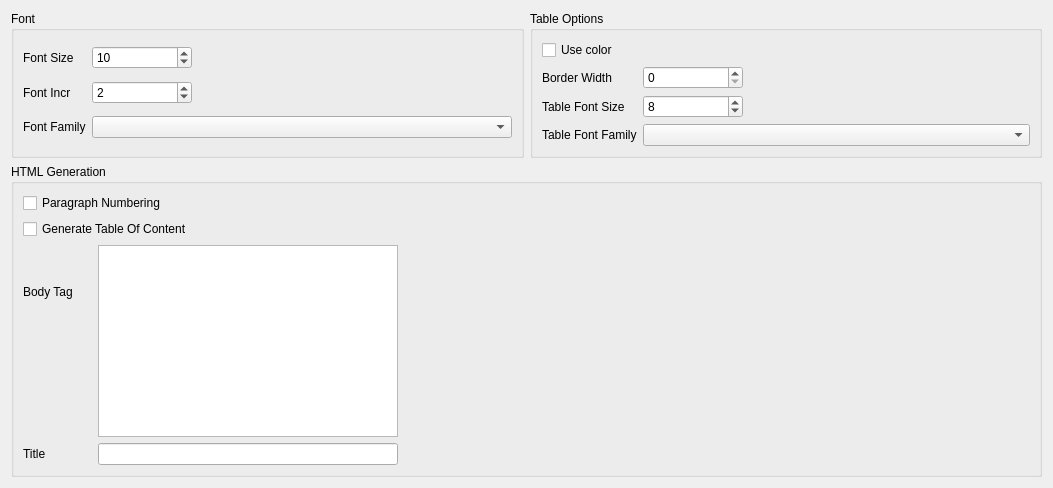
     <widget class="QWidget" name="HTML">
      <attribute name="title">
       <string>HTML</string>
      </attribute>
      <layout class="QGridLayout" name="gridLayout_12">
       <item row="0" column="0">
        <widget class="QGroupBox" name="groupBox_HTML_font">
         <property name="title">
          <string>Font</string>
         </property>
         <layout class="QGridLayout" name="gridLayout_10">
          <item row="0" column="0">
           <widget class="QLabel" name="label_HTML_font_size">
            <property name="text">
             <string>Font Size</string>
            </property>
           </widget>
          </item>
          <item row="0" column="1">
           <widget class="QSpinBox" name="spinBox_HTML_font_size">
            <property name="sizePolicy">
             <sizepolicy hsizetype="Fixed" vsizetype="Fixed">
              <horstretch>0</horstretch>
              <verstretch>0</verstretch>
             </sizepolicy>
            </property>
            <property name="minimumSize">
             <size>
              <width>100</width>
              <height>0</height>
             </size>
            </property>
            <property name="maximumSize">
             <size>
              <width>100</width>
              <height>16777215</height>
             </size>
            </property>
            <property name="maximum">
             <number>80</number>
            </property>
            <property name="value">
             <number>10</number>
            </property>
           </widget>
          </item>
          <item row="0" column="2">
           <spacer name="horizontalSpacer_30">
            <property name="orientation">
             <enum>Qt::Horizontal</enum>
            </property>
            <property name="sizeHint" stdset="0">
             <size>
              <width>270</width>
              <height>20</height>
             </size>
            </property>
           </spacer>
          </item>
          <item row="1" column="0">
           <widget class="QLabel" name="label_HTML_font_incr">
            <property name="text">
             <string>Font Incr</string>
            </property>
           </widget>
          </item>
          <item row="1" column="1">
           <widget class="QSpinBox" name="spinBox_HTML_font_incr">
            <property name="sizePolicy">
             <sizepolicy hsizetype="Fixed" vsizetype="Fixed">
              <horstretch>0</horstretch>
              <verstretch>0</verstretch>
             </sizepolicy>
            </property>
            <property name="minimumSize">
             <size>
              <width>100</width>
              <height>0</height>
             </size>
            </property>
            <property name="maximumSize">
             <size>
              <width>100</width>
              <height>16777215</height>
             </size>
            </property>
            <property name="maximum">
             <number>20</number>
            </property>
            <property name="value">
             <number>2</number>
            </property>
           </widget>
          </item>
          <item row="1" column="2">
           <spacer name="horizontalSpacer_31">
            <property name="orientation">
             <enum>Qt::Horizontal</enum>
            </property>
            <property name="sizeHint" stdset="0">
             <size>
              <width>270</width>
              <height>20</height>
             </size>
            </property>
           </spacer>
          </item>
          <item row="2" column="0">
           <widget class="QLabel" name="label_HTML_font_family">
            <property name="text">
             <string>Font Family</string>
            </property>
           </widget>
          </item>
          <item row="2" column="1" colspan="2">
           <widget class="QComboBox" name="comboBox_HTML_font_family"/>
          </item>
         </layout>
        </widget>
       </item>
       <item row="0" column="1">
        <widget class="QGroupBox" name="groupBox_HTML_table_border_width_table_options">
         <property name="title">
          <string>Table Options</string>
         </property>
         <layout class="QGridLayout" name="gridLayout_11">
          <item row="0" column="0">
           <widget class="QCheckBox" name="checkBox_HTML_table_use_color">
            <property name="text">
             <string>Use color</string>
            </property>
           </widget>
          </item>
          <item row="0" column="1" colspan="2">
           <spacer name="horizontalSpacer_32">
            <property name="orientation">
             <enum>Qt::Horizontal</enum>
            </property>
            <property name="sizeHint" stdset="0">
             <size>
              <width>268</width>
              <height>20</height>
             </size>
            </property>
           </spacer>
          </item>
          <item row="1" column="0">
           <widget class="QLabel" name="label_HTML_table_border_width">
            <property name="text">
             <string>Border Width</string>
            </property>
           </widget>
          </item>
          <item row="1" column="1">
           <widget class="QSpinBox" name="spinBox_HTML_table_border_width">
            <property name="sizePolicy">
             <sizepolicy hsizetype="Fixed" vsizetype="Fixed">
              <horstretch>0</horstretch>
              <verstretch>0</verstretch>
             </sizepolicy>
            </property>
            <property name="minimumSize">
             <size>
              <width>100</width>
              <height>0</height>
             </size>
            </property>
            <property name="maximumSize">
             <size>
              <width>100</width>
              <height>16777215</height>
             </size>
            </property>
            <property name="maximum">
             <number>100</number>
            </property>
            <property name="value">
             <number>0</number>
            </property>
           </widget>
          </item>
          <item row="1" column="2">
           <spacer name="horizontalSpacer_34">
            <property name="orientation">
             <enum>Qt::Horizontal</enum>
            </property>
            <property name="sizeHint" stdset="0">
             <size>
              <width>198</width>
              <height>20</height>
             </size>
            </property>
           </spacer>
          </item>
          <item row="2" column="0">
           <widget class="QLabel" name="label_HTML_table_font_size">
            <property name="text">
             <string>Table Font Size</string>
            </property>
           </widget>
          </item>
          <item row="2" column="1">
           <widget class="QSpinBox" name="spinBox_HTML_table_font_size">
            <property name="sizePolicy">
             <sizepolicy hsizetype="Fixed" vsizetype="Fixed">
              <horstretch>0</horstretch>
              <verstretch>0</verstretch>
             </sizepolicy>
            </property>
            <property name="minimumSize">
             <size>
              <width>100</width>
              <height>0</height>
             </size>
            </property>
            <property name="maximumSize">
             <size>
              <width>100</width>
              <height>16777215</height>
             </size>
            </property>
            <property name="maximum">
             <number>100</number>
            </property>
            <property name="value">
             <number>8</number>
            </property>
           </widget>
          </item>
          <item row="2" column="2">
           <spacer name="horizontalSpacer_33">
            <property name="orientation">
             <enum>Qt::Horizontal</enum>
            </property>
            <property name="sizeHint" stdset="0">
             <size>
              <width>198</width>
              <height>20</height>
             </size>
            </property>
           </spacer>
          </item>
          <item row="3" column="0">
           <widget class="QLabel" name="label_HTML_table_font_family">
            <property name="text">
             <string>Table Font Family</string>
            </property>
           </widget>
          </item>
          <item row="3" column="1" colspan="2">
           <widget class="QComboBox" name="comboBox_HTML_table_font_family"/>
          </item>
         </layout>
        </widget>
       </item>
       <item row="1" column="0" colspan="2">
        <widget class="QGroupBox" name="groupBox_HTML_generation">
         <property name="title">
          <string>HTML Generation</string>
         </property>
         <layout class="QGridLayout" name="gridLayout_21">
          <item row="0" column="0" colspan="2">
           <widget class="QCheckBox" name="checkBox_HTML_paragraph_numbers">
            <property name="text">
             <string>Paragraph Numbering</string>
            </property>
           </widget>
          </item>
          <item row="0" column="2" colspan="3">
           <spacer name="horizontalSpacer_35">
            <property name="orientation">
             <enum>Qt::Horizontal</enum>
            </property>
            <property name="sizeHint" stdset="0">
             <size>
              <width>638</width>
              <height>20</height>
             </size>
            </property>
           </spacer>
          </item>
          <item row="1" column="0" colspan="3">
           <widget class="QCheckBox" name="checkBox_HTML_generate_TOC">
            <property name="text">
             <string>Generate Table Of Content</string>
            </property>
           </widget>
          </item>
          <item row="1" column="3" colspan="2">
           <spacer name="horizontalSpacer_36">
            <property name="orientation">
             <enum>Qt::Horizontal</enum>
            </property>
            <property name="sizeHint" stdset="0">
             <size>
              <width>536</width>
              <height>20</height>
             </size>
            </property>
           </spacer>
          </item>
          <item row="2" column="0">
           <widget class="QLabel" name="label_HTML_body_tag">
            <property name="text">
             <string>Body Tag</string>
            </property>
           </widget>
          </item>
          <item row="2" column="1" rowspan="2" colspan="3">
           <widget class="QTextEdit" name="textEdit_HTML_body_tag">
            <property name="minimumSize">
             <size>
              <width>300</width>
              <height>0</height>
             </size>
            </property>
            <property name="maximumSize">
             <size>
              <width>300</width>
              <height>16777215</height>
             </size>
            </property>
           </widget>
          </item>
          <item row="3" column="4">
           <spacer name="horizontalSpacer_44">
            <property name="orientation">
             <enum>Qt::Horizontal</enum>
            </property>
            <property name="sizeHint" stdset="0">
             <size>
              <width>434</width>
              <height>20</height>
             </size>
            </property>
           </spacer>
          </item>
          <item row="4" column="0">
           <widget class="QLabel" name="label_HTML_title">
            <property name="text">
             <string>Title</string>
            </property>
           </widget>
          </item>
          <item row="4" column="1" colspan="3">
           <widget class="QLineEdit" name="lineEdit_HTML_title">
            <property name="minimumSize">
             <size>
              <width>300</width>
              <height>0</height>
             </size>
            </property>
            <property name="maximumSize">
             <size>
              <width>300</width>
              <height>16777215</height>
             </size>
            </property>
           </widget>
          </item>
          <item row="4" column="4">
           <spacer name="horizontalSpacer_45">
            <property name="orientation">
             <enum>Qt::Horizontal</enum>
            </property>
            <property name="sizeHint" stdset="0">
             <size>
              <width>434</width>
              <height>20</height>
             </size>
            </property>
           </spacer>
          </item>
         </layout>
        </widget>
       </item>
      </layout>
     </widget>
